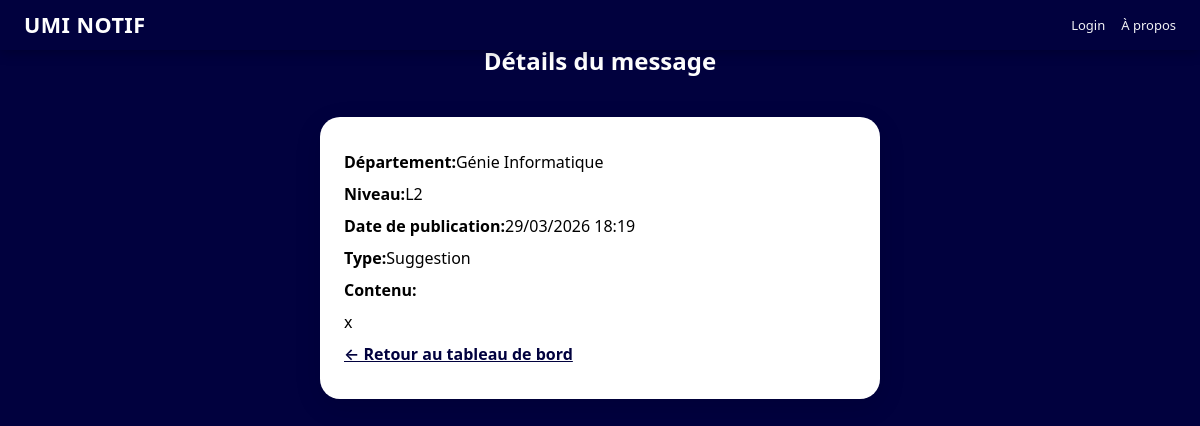
Page /notifications/message/gi-l2-sug-5/ on the committed database.
### recommandation/models.py (models this page shows, shortened)
class Message(models.Model):
    DEPARTEMENT_CHOICES = [
        ('BA', 'Business Administration'),
        ('G.CIVIL', 'Génie Civil'),
        ('BTS', 'BTS'),
        ('SEG', 'Sciences Economiques et Gestion'),
        ('GLT', 'Génie Logiciel et Transport'),
        ('D', 'Droit'),
        ('G.I', 'Génie Informatique'),
        ('JC', 'Journalisme et Communication'),
    ]
    LEVEL_CHOICES = [
        ('L1', 'L1' ),
        ('L2', 'L2' ),
        ('L3', 'L3' ),
        ('L4', 'L4' ),
        ('L5', 'L5' ),
    ]
    MESSAGE_TYPE_CHOICES = [
        ('SUG', 'Suggestion'),
        ('PLT', 'Plainte'),
        ('RMQ', 'Remarque'),
    ]
    slug = models.SlugField(unique=True)
    departement = models.CharField(max_length=20, choices=DEPARTEMENT_CHOICES,blank=False, null=False )
    level = models.CharField(max_length=2, choices=LEVEL_CHOICES, blank=False, null=False)
    message_type = models.CharField(max_length=3, choices=MESSAGE_TYPE_CHOICES, blank=False, null=False)
    content = models.TextField(max_length=1000, blank=False, null=False)
    created_at = models.DateTimeField(auto_now_add=True)

### recommandation/views.py (the view)
# urls.py: path('notifications/message/<slug:slug>/', views.message_detail, name='message_detail'),
def message_detail(request, slug):
    message = get_object_or_404(Message, slug=slug)
    return render(request, "notif-message-content.html", {"message": message})

### templates/notif-message-content.html (shortened to what this page needs)
{% extends 'base.html' %}
{% block body %}
<h2 style="color: white;">Détails du message</h2>
<div class="notif-message-content">
    <div class="message-header">
        <p><strong>Département:</strong> {{ message.get_departement_display }}</p>
        <p><strong>Niveau:</strong> {{ message.get_level_display }}</p>
        <p><strong>Date de publication:</strong> {{ message.created_at|date:"d/m/Y H:i" }}</p>
    <p><strong>Type:</strong> {{ message.get_message_type_display }}</p>
    </div>
    <p><strong>Contenu:</strong> </p>
    <p>{{ message.content }}</p>
<p><a href="{% url 'notification' %}">← Retour au tableau de bord</a></p>
{% endblock %}

### templates/base.html (style rules this page uses)
*, *::before, *::after { box-sizing: border-box; }
body { font-family: system-ui, -apple-system, "Segoe UI", Arial, sans-serif; background-color: #01013e; margin: 0; padding: 0; padding-top: var(--header-h, 64px); min-height: 100vh; overflow-x: clip; }

### templates/notif-message-content.html (style rules this page uses)
body { font-family: system-ui, -apple-system, "Segoe UI", Arial, sans-serif; background-color: #01013e; padding: clamp(12px, 3vw, 24px); display: flex; flex-direction: column; justify-content: flex-start; min-height: 100vh; align-items: center; box-sizing: border-box; }
.notif-message-content a { color: #01013e; font-weight: 600; }
.notif-message-content { background: white; padding: clamp(16px, 4vw, 24px); margin-top: 20px; border-radius: 20px; box-shadow: 0 8px 28px rgba(0,0,0,0.1); width: 100%; max-width: min(100%, 560px); box-sizing: border-box; }
.message-header p { display: flex; justify-content: start; align-items: baseline; margin: 5px 0; }
.notif-message-content p { margin: 10px 0; }

### rows in the picture
Message: departement "Génie Informatique", level "L2", created_at "29/03/2026 18:19", message_type "Suggestion", content "x"
